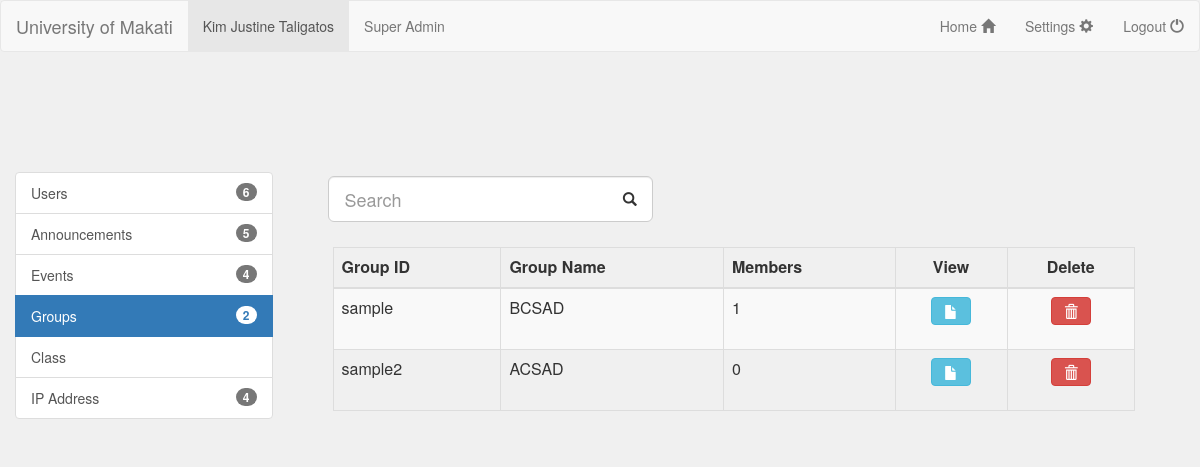
The page /umak-edu-admin/groups.php (signed in) on the database its author committed.
### tables this page shows
CREATE TABLE IF NOT EXISTS `tblgroups` (
`id` int(11) NOT NULL,
  `groupID` varchar(30) DEFAULT NULL,
  `groupname` varchar(30) DEFAULT NULL
);

### umak-edu-admin/groups.php (the view, shortened to what this page needs)
<?php include'header.php';
	$groups=mysqli_query($conn, "select * from tblgroups");
 ?>
<div class="row">
	<div class="col-md-3 col-md-offset-0 side-navigation" >
		 <div class="list-group">
			  <a href="admin-panel.php" class="list-group-item"><span class="badge"><?php echo$_SESSION["no_user"];?></span> Users</a>
			  <a href="announcements.php" class="list-group-item"><span class="badge"><?php echo$_SESSION["no_announcement"];?></span> Announcements</a>
			  <a href="events.php" class="list-group-item"><span class="badge"><?php echo$_SESSION["no_event"];?></span>Events</a>
			  <a href="groups.php" class="list-group-item active"><span class="badge"><?php echo$_SESSION["no_group"];?></span>Groups</a>
			  <a href="#" class="list-group-item">Class</a>
			  <a href="ip.php" class="list-group-item"><span class="badge"><?php echo$_SESSION["no_ip"];?></span>IP Address</a>
		</div>
	</div>
	<div class="col-md-9 col-md-offset-0 table-navigation">
		<div class="form-group">
		<form method="get">
			<div class="col-md-5 col-md-offset-0">
				 <div class="has-info has-feedback">
				    <input type="text" class="form-control input-lg" placeholder="Search">
		 		 </div>
			</div>
		</form>
		</div>
	<div class="marginer-top">
		<table class="table table-hover table-bordered table-striped">
		    <thead>
		      <tr>
		        <th>Group ID</th>
		        <th>Group Name</th>
		        <th>Members</th>
		        <th><center>View</center></th>
		        <th><center>Delete</center></th>
		      </tr>
		    </thead>
		    <tbody>
		    <?php while($rows=mysqli_fetch_assoc($groups)){?>
		    	<tr>
		    		<td>
		    			<?php echo $rows["groupID"];?>
		    		</td>
		    		<td>
		    			<?php echo $rows["groupname"];?>
		    		</td>
		    		<td>
		    			<?php
		    				$members = mysqli_query($conn, "select * from tblgroupmembers where groupID = '".$rows["groupID"]."'");
		    				$member_ctr=0;
		    				while($sql=mysqli_fetch_assoc($members)){$member_ctr++;}
		    				echo $member_ctr;
		    			?>
		    		</td>
		    		<td>
		    		<center>
		        	<form method="POST">
			        	<button type="button" class="btn btn-info" onclick="this.form.submit()">
			    		<span class="glyphicon glyphicon-file"></span>
			  			</button>
			  		</form>
		        	</center>
				 </td>
		        <td>
		        <center>
		        	<form method="POST">
					     <button type="button" class="btn btn-danger" onclick="this.form.submit()">
			    		<span class="glyphicon glyphicon-trash"></span>
			  			</button>
		  			 </form>
				 </td>
		    	</tr>
		    <?php }?>
		    </tbody>
	    </table>
    </div>
	</div>
</div>

### umak-edu-admin/assets/css/styles.css (style rules this page uses)
.side-navigation { padding-top: 100px; padding-left: 30px; padding-right: 20px; }
.table-navigation { padding-top: 90px; padding-right: 50px; padding-left:20px; }
.marginer-top { padding-top:100px; padding-right: 30px; padding-left: 20px; }
.marginer-top { padding-top: 70px; }

### rows shown on the page
tblgroups: groupID "sample", groupname "BCSAD", member_ctr "1"
tblgroups: groupID "sample2", groupname "ACSAD", member_ctr "0"

### other values the page prints
$_SESSION["adminname"] "Kim Justine Taligatos"
$_SESSION["no_user"] "6"
$_SESSION["no_announcement"] "5"
$_SESSION["no_event"] "4"
$_SESSION["no_group"] "2"
$_SESSION["no_ip"] "4"
